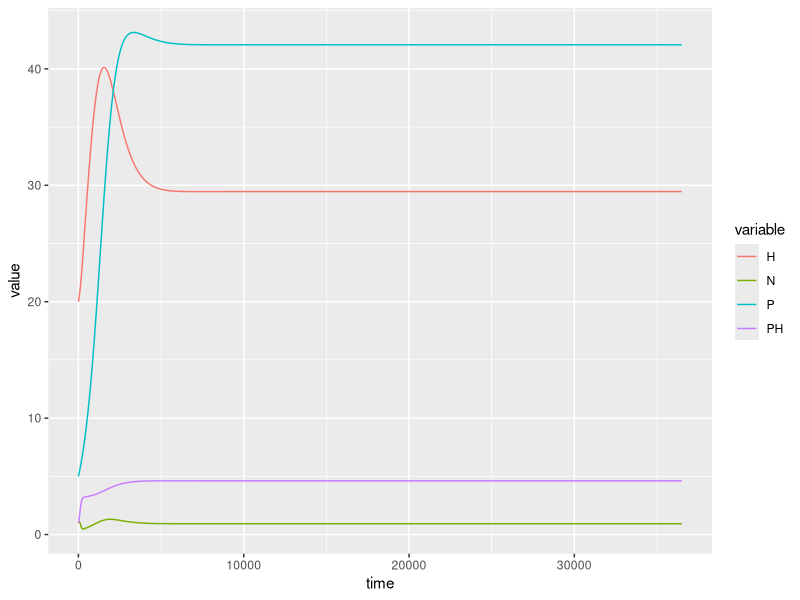

Source code (R):
library(tidyverse)


H_mort <- 0.1
P_mort <- 0.1
Vm = 2    # max phtyoplankton growth rate
Rm = 1.1  # max fish ingestion rate, 1.1
ks = 1 # half-saturation constant for phytoplankton N uptake 
m = 0.1     # phytoplankton mortality
kg = 12      # grazing half saturation or (1/Ivlev constant)
y = 0.1  # unassimilated phytoplankton fraction
#g = 0.001      # fish mortality
e <- 0.2
r_H <- 0.2
r_P <- 0.2
b <- 0.3
c <- 0.5
d <- 100
K_P <- 50
K_H <- 100


ingestion <- function(predation_type, kg, P){
  if (predation_type == 'quadratic'){
    I = P^2/(kg^2+P^2)
  }   
  else if (predation_type == 'Ivlev'){
    I = 1-exp(-kg^P) 
  }
  else if (predation_type == 'M-P'){
    I = kg^-1*P*(1-exp(-kg^-1*P))
  }
  else {
    I = P/(kg+P) 
  }
  return(I)
}
predation_type = 'M-P'


dt = 0.01
timesteps = 365*100

prod <- array(NA, dim = c(timesteps))
pmort <- array(NA, dim = c(timesteps))
grazing <- array(NA, dim = c(timesteps))
PH <- array(NA, dim = c(timesteps))
N <- array(NA, dim = c(timesteps))
H <- array(NA, dim = c(timesteps))
P <- array(NA, dim = c(timesteps))

PH[1] <- 1
N[1] <- 1
H[1] <- 20
P[1] <- 5

#LOOP
#Rm (max fish ingestion rate) and Vm (max phyto growth rate) are daily rates i think
#growth rate of of Predator is annual
#conversion of phytoplankton to herbivore biomass

for(t in 2:timesteps){
prod[t-1] = PH[t-1] * ((Vm * N[t-1])/ (ks + N[t-1]))
#prod[t-1] = 0
pmort[t-1] = PH[t-1] * m
grazing[t-1] = Rm * ingestion(predation_type, kg, PH[t-1]) * H[t-1]

PH[t] = PH[t-1] + (prod[t-1] - pmort[t-1] - grazing[t-1]) *dt
N[t] = N[t-1] + ((-prod[t-1] + pmort[t-1] + y*grazing[t-1] + 0.5*(H_mort * H[t-1]) + 
                    0.5*(P_mort * P[t-1])) *dt)

H[t] = H[t-1] + ((r_H * H[t-1]) * (1 - H[t-1] / K_H) + ((1-y) * grazing[t-1]) - (H_mort*H[t-1]) -
                  ((c * H[t-1] * P[t-1]) / (d + H[t-1]))
) * dt

P[t] = P[t-1] + ((r_P * P[t-1]) * (1 - P[t-1] / K_P) - (P_mort*P[t-1]) +
                   ((b * H[t-1] * P[t-1]) / (d + H[t-1]))
                ) * dt
}


df <- data.frame(N, PH, H, P)
time <- c(1:timesteps)
df <- cbind(df, time)
df_long <- df %>% pivot_longer(N:P, names_to = "variable", values_to = "value")

ggplot(data=df_long, aes(x=time, y = value, col=variable)) + geom_line()














##old
#H[t] = H[t-1] + (((1-y) * grazing[t-1]) * (1 - H[t-1] / K_H) - (H_mort*H[t-1]) - 
#                  (c * H[t-1] * P[t-1] / (d + H[t-1]))) * dt

#H[t] = H[t-1] + (((1-y) * grazing[t-1]) * (1 - H[t-1] / K_H) - (H_mort*H[t-1]) -
#                  (c * H[t-1] * P[t-1]) / (d + H[t-1])
#               ) * dt

#P[t] = P[t-1] + (e * c * H[t-1] * P[t-1] / (d + H[t-1]) - (P_mort*P[t-1])) * dt